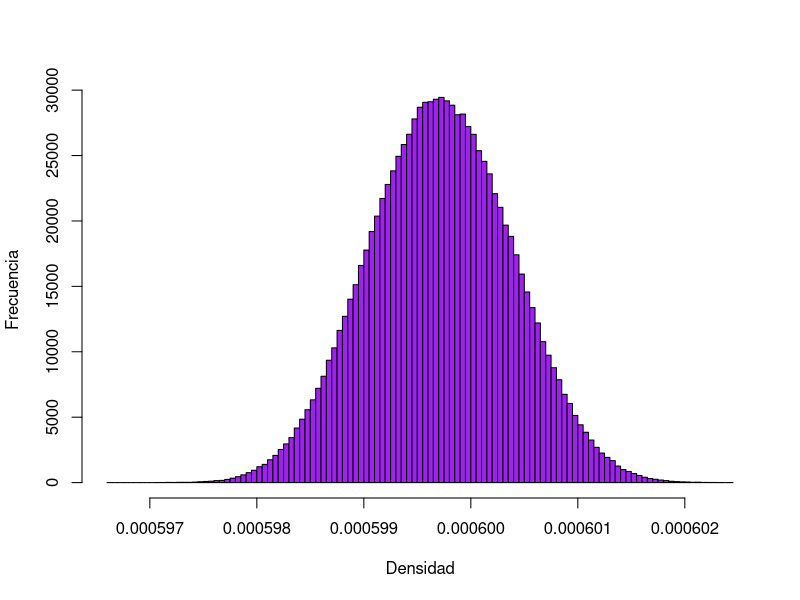

The R source for this figure:
#Autora: Valeria Bonilla Rojas(2018254434)

# Se define el número de iteraciones a realizar
Numerodeiteraciones <- 1000000 


# Se definen las variables involucradas en el cálculo 
# de la densidad a partir de los valores promedio de 
# cada medición respectiva

Masa = 543.096

Diametro = 120.0360

#Suponiendo los valores correspondientes a expansion termica en un
# caso general, para una esfera de polipropileno (PP)
alpha = 1.5*10^(-4)

#Para una variacion maxima de 2 °C
Delta_T = 2


#Partiendo de la definicion del cambio del diametro con por expansion termica:
Delta_Diametro= alpha*Diametro*Delta_T


# Se definen las incertidumbres relacionadas con las variables corresponientes

#Para la masa
res_m <- runif(Numerodeiteraciones, -0.01/2,0.01/2) #resolucion

rep_m <- rnorm(Numerodeiteraciones, 0, 0.009797959) #repetibilidad

cert_m <- rnorm(Numerodeiteraciones, 0, 0.01/2) #certificado 

#Para el diametro
res_d <- runif(Numerodeiteraciones, -0.01/2,0.01/2) #resolucion

rep_d <- rnorm(Numerodeiteraciones, 0,0.031717503) #repetibilidad

EMP_d <- runif(Numerodeiteraciones, -0.04,0.04) #certificado

delta_d <- runif(Numerodeiteraciones, -Delta_Diametro,Delta_Diametro) #cambio de temperatura


# Se definen los valores de masa y diámetro corregidos
Masa_corregida <- Masa + res_m + rep_m + cert_m 

Diametro_corregido <- Diametro + res_d + rep_d + EMP_d + delta_d


# Se define el cálculo de densidad 
Densidad <-((6*Masa_corregida)/(pi*(Diametro_corregido)^3)) 


#Resultado de la densidad con su respectiva incertidumbre
mean(Densidad)
sd(Densidad) 


hist(Densidad, main= "",ylab= 'Frecuencia', col = 'purple', breaks=200, xlab = 'Densidad')